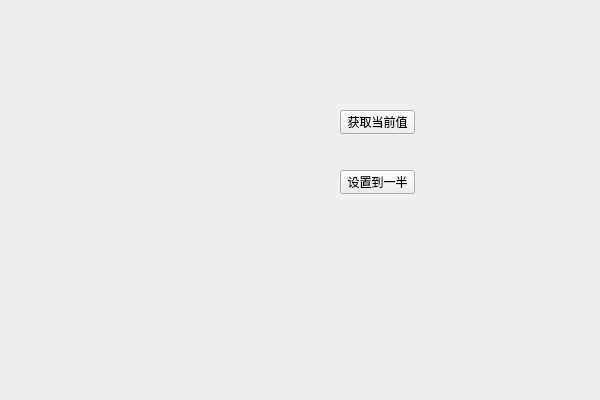
<?xml version="1.0" encoding="UTF-8"?>
<ui version="4.0">
 <class>mainWidgetClass</class>
 <widget class="QWidget" name="mainWidgetClass">
  <property name="geometry">
   <rect>
    <x>0</x>
    <y>0</y>
    <width>600</width>
    <height>400</height>
   </rect>
  </property>
  <property name="windowTitle">
   <string>mainWidget</string>
  </property>
  <widget class="smallWidget" name="widget" native="true">
   <property name="geometry">
    <rect>
     <x>90</x>
     <y>100</y>
     <width>201</width>
     <height>101</height>
    </rect>
   </property>
  </widget>
  <widget class="QPushButton" name="btn1">
   <property name="geometry">
    <rect>
     <x>340</x>
     <y>110</y>
     <width>75</width>
     <height>24</height>
    </rect>
   </property>
   <property name="text">
    <string>获取当前值</string>
   </property>
  </widget>
  <widget class="QPushButton" name="btn2">
   <property name="geometry">
    <rect>
     <x>340</x>
     <y>170</y>
     <width>75</width>
     <height>24</height>
    </rect>
   </property>
   <property name="text">
    <string>设置到一半</string>
   </property>
  </widget>
 </widget>
 <layoutdefault spacing="6" margin="11"/>
 <customwidgets>
  <customwidget>
   <class>smallWidget</class>
   <extends>QWidget</extends>
   <header location="global">smallwidget.h</header>
   <container>1</container>
  </customwidget>
 </customwidgets>
 <resources>
  <include location="mainWidget.qrc"/>
 </resources>
 <connections/>
</ui>
